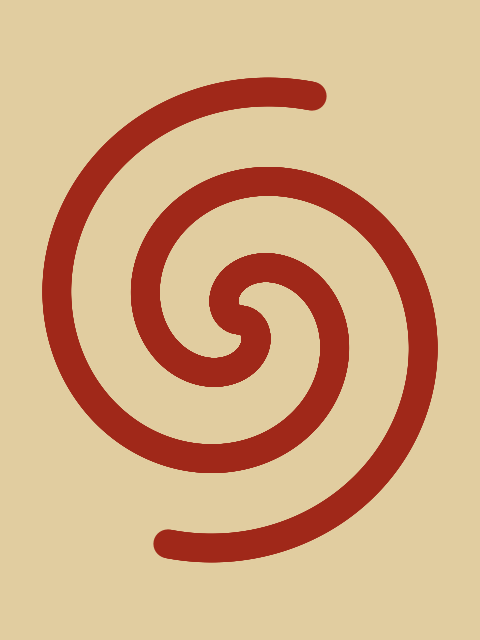
Frame 1 (no input)
Frame 2 (the mouse pressed at the canvas centre, redrawn once): identical to frame 1, image omitted

The Processing sketch that drew this single still picture (run headless with seeded random() and noise(); the mouse was pressed at the canvas centre and the sketch redrawn once):

// Processing sketch: moana
// ── moana.pde
// Manuale di Programmazione Cinematografica
// Daniele Olmisani, 2018

// Moana (2016)


final color PAPER = color(225, 205, 160);
final color INK = color(160, 40, 25);


void setup() {
  size(480, 640);
  noLoop();
}


void draw() {
  
  final float S =  min(width, height);
  final float U = 0.002;
  
  final float T = 30*U;
  
  translate(0.5*width, 0.5*height);
  scale(S);
  
  background(PAPER);

  fill(INK);  
  noStroke();
  
  for (float a=0; a<2.6*PI; a+=0.1*T) {
    
    float x = 0.06*a*cos(a);
    float y = 0.06*a*sin(a);
    
    ellipse( x,  y, T, T);
    ellipse(-x, -y, T, T);
  }
  
  save("moana.png");
}
